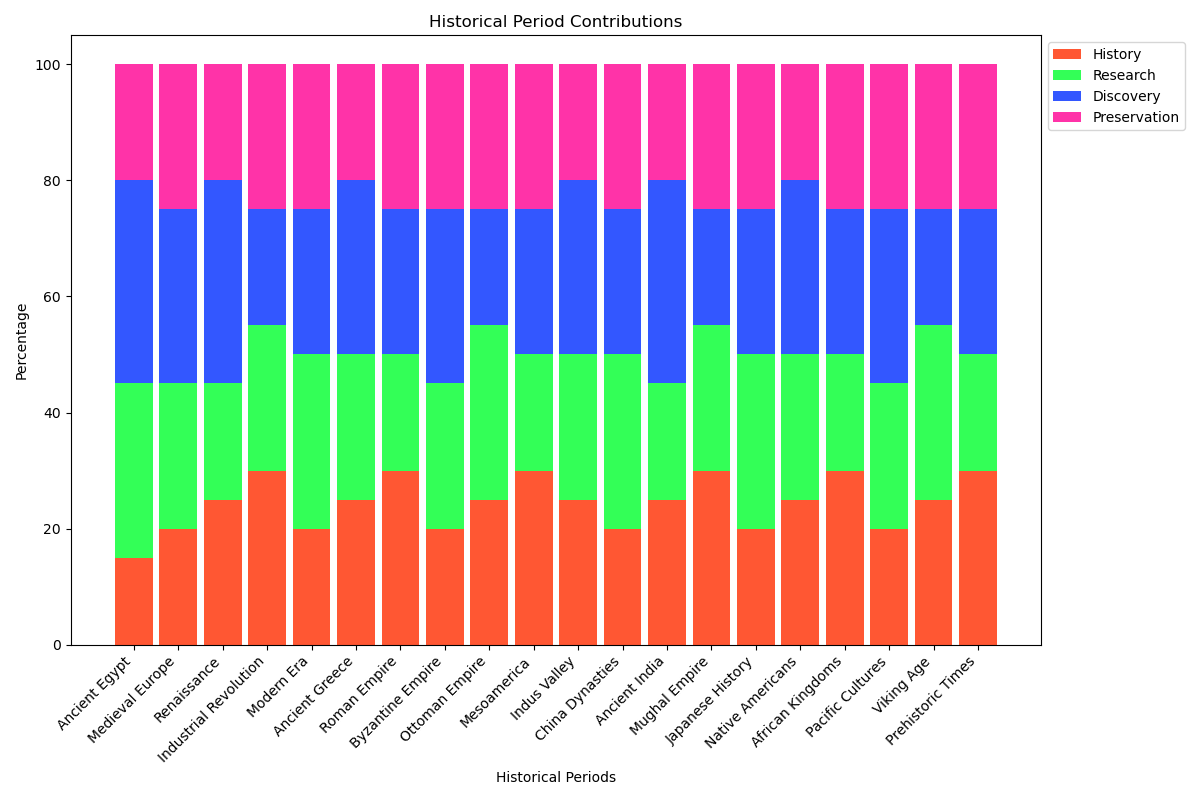

Generate this figure with Python:

import matplotlib.pyplot as plt
import numpy as np

data = np.array([
    [15, 30, 35, 20],
    [20, 25, 30, 25],
    [25, 20, 35, 20],
    [30, 25, 20, 25],
    [20, 30, 25, 25],
    [25, 25, 30, 20],
    [30, 20, 25, 25],
    [20, 25, 30, 25],
    [25, 30, 20, 25],
    [30, 20, 25, 25],
    [25, 25, 30, 20],
    [20, 30, 25, 25],
    [25, 20, 35, 20],
    [30, 25, 20, 25],
    [20, 30, 25, 25],
    [25, 25, 30, 20],
    [30, 20, 25, 25],
    [20, 25, 30, 25],
    [25, 30, 20, 25],
    [30, 20, 25, 25]
])

categories = ['Ancient Egypt', 'Medieval Europe', 'Renaissance', 'Industrial Revolution', 'Modern Era', 'Ancient Greece', 
              'Roman Empire', 'Byzantine Empire', 'Ottoman Empire', 'Mesoamerica', 'Indus Valley', 'China Dynasties', 
              'Ancient India', 'Mughal Empire', 'Japanese History', 'Native Americans', 'African Kingdoms', 'Pacific Cultures', 
              'Viking Age', 'Prehistoric Times']
labels = ['History', 'Research', 'Discovery', 'Preservation']
colors = ['#FF5733', '#33FF57', '#3357FF', '#FF33A8']

fig, ax = plt.subplots(figsize=(12, 8))
width = 0.85

bottom = np.zeros(len(data))

for i in range(data.shape[1]):
    ax.bar(categories, data[:, i], width, bottom=bottom, color=colors[i], label=labels[i])
    bottom += data[:, i]

ax.set_xlabel('Historical Periods')
ax.set_ylabel('Percentage')
ax.set_title('Historical Period Contributions')
ax.legend(loc='upper left', bbox_to_anchor=(1, 1), ncol=1)

plt.xticks(rotation=45, ha='right')
plt.tight_layout()
plt.show()
